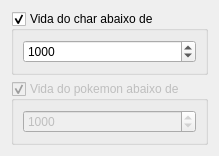
<?xml version="1.0" encoding="UTF-8"?>
<ui version="4.0">
 <class>Dialog_Alarms</class>
 <widget class="QDialog" name="Dialog_Alarms">
  <property name="geometry">
   <rect>
    <x>0</x>
    <y>0</y>
    <width>187</width>
    <height>145</height>
   </rect>
  </property>
  <property name="windowTitle">
   <string>Dialog</string>
  </property>
  <property name="sizeGripEnabled">
   <bool>false</bool>
  </property>
  <property name="modal">
   <bool>false</bool>
  </property>
  <layout class="QVBoxLayout" name="verticalLayout">
   <item>
    <widget class="QGroupBox" name="groupBox">
     <property name="title">
      <string>Vida do char abaixo de</string>
     </property>
     <property name="flat">
      <bool>false</bool>
     </property>
     <property name="checkable">
      <bool>true</bool>
     </property>
     <layout class="QHBoxLayout" name="horizontalLayout">
      <item>
       <widget class="QSpinBox" name="spinBox">
        <property name="maximum">
         <number>999999999</number>
        </property>
        <property name="value">
         <number>1000</number>
        </property>
       </widget>
      </item>
     </layout>
    </widget>
   </item>
   <item>
    <widget class="QGroupBox" name="groupBox_2">
     <property name="enabled">
      <bool>false</bool>
     </property>
     <property name="title">
      <string>Vida do pokemon abaixo de</string>
     </property>
     <property name="checkable">
      <bool>true</bool>
     </property>
     <layout class="QVBoxLayout" name="verticalLayout_2">
      <item>
       <widget class="QSpinBox" name="spinBox_2">
        <property name="maximum">
         <number>999999999</number>
        </property>
        <property name="value">
         <number>1000</number>
        </property>
       </widget>
      </item>
     </layout>
    </widget>
   </item>
  </layout>
 </widget>
 <resources/>
 <connections/>
</ui>
